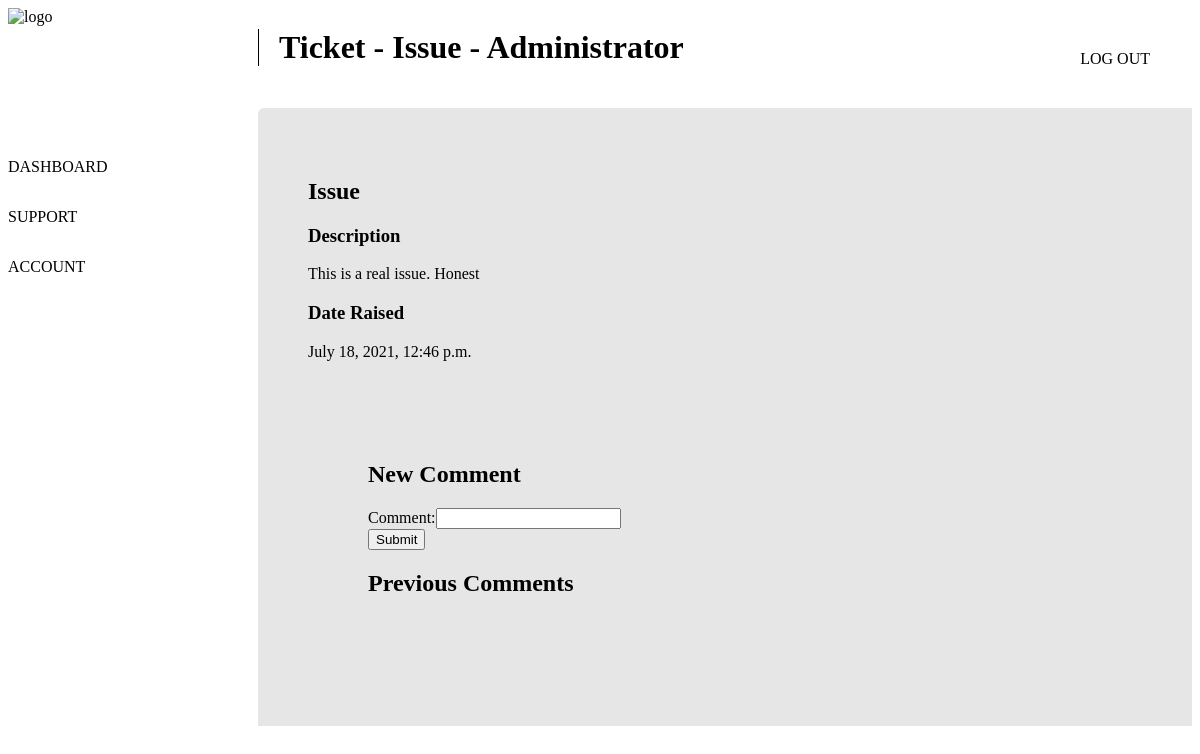
The page /comment/1/ (signed in) on the database as committed earlier.
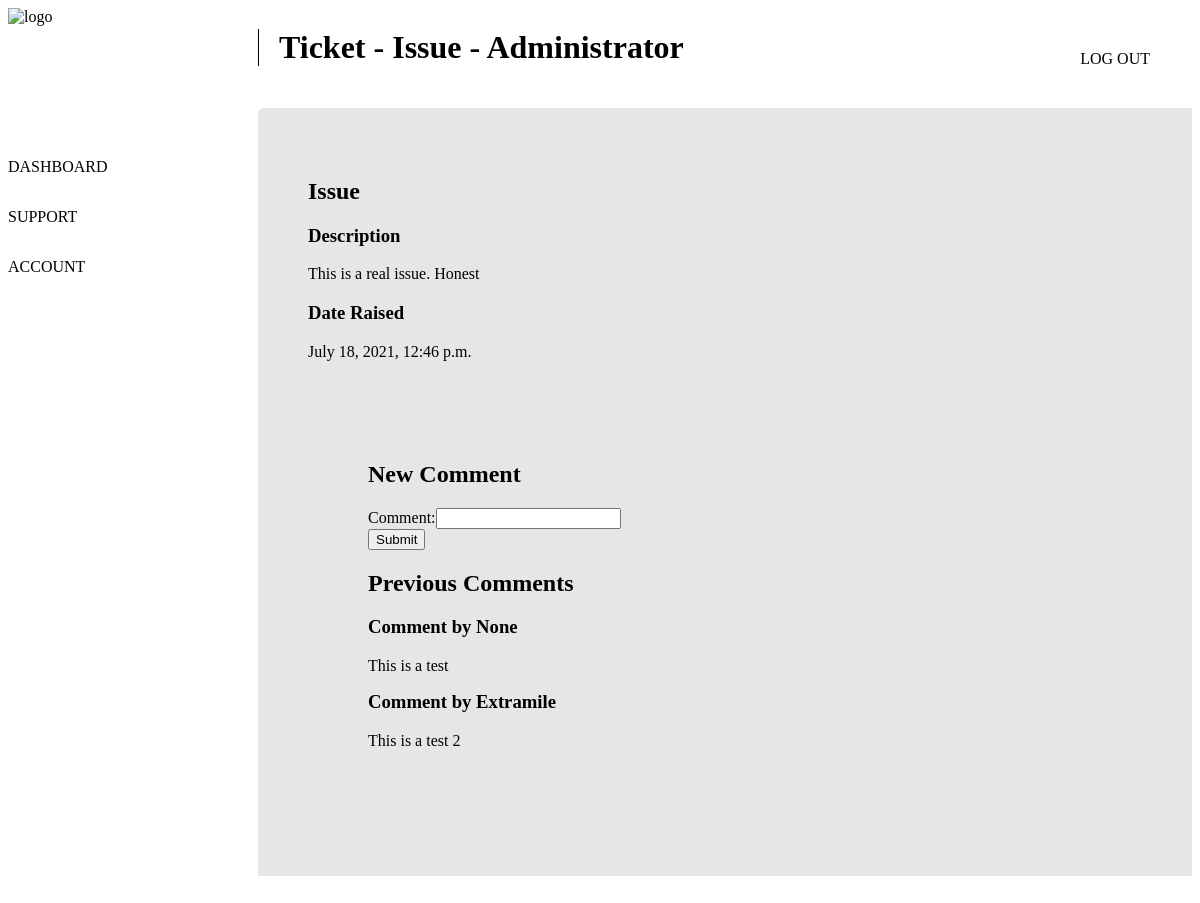
The same page on the database as committed later.
### tickets/models.py (models this page shows, shortened)
class Comment(models.Model):
    ticket = models.ForeignKey(Ticket, on_delete=models.CASCADE)
    sender = models.ForeignKey(Client, on_delete=models.CASCADE, null=True, blank=True)
    comment = models.TextField()
    date_sent = models.DateTimeField('Date Sent', blank=True)

class Client(models.Model):
    user = models.OneToOneField(settings.AUTH_USER_MODEL, on_delete=models.CASCADE, null=True)
    client_name = models.CharField(max_length=200)
    client_email = models.EmailField()
    live_client = models.BooleanField (default=True)
    date_registered = models.DateTimeField('Date Registered')
    contract_type = models.ForeignKey(Contract, on_delete=models.CASCADE)
    contract_start_date = models.DateTimeField()
    contracted_monthly_service_hours = models.FloatField(default=1)
    contracted_monthly_SEM_hours = models.FloatField(default=0)
    paid_extra_hours = models.FloatField(default=0)
    hours_used_this_month = models.FloatField(default=0)
    discontented_client = models.BooleanField(default=False)
    priority_client = models.BooleanField(default=False)
    def __str__(self):
        return self.client_name

### tickets/views.py (the view)
# urls.py: path('comment/<int:number>/', views.comment, name='comment'),
def comment(request, number):
    if not request.user.is_authenticated:
        return redirect('/')
    company = Client.objects.filter(user=request.user).first()
    ticket = Ticket.objects.filter(pk = number).first()
    if company != ticket.client:
        if request.user.is_staff != True:
            return redirect('/')
    form = CommentForm({'commmenter': company.client_name, 'comment': '', 'file': '',})
    comments = Comment.objects.filter(ticket = number).all()
    return render(request,'tickets/comment.html', {'company':company, 'form':form, 'ticket': ticket, 'comments':comments,})

### tickets/forms.py
class CommentForm(forms.Form):
    commenter = forms.CharField(widget=forms.HiddenInput(), required = False)
    comment = forms.CharField(widget=TinyMCE(attrs={'cols': 80, 'rows': 30}), required = False)
    hcaptcha = hCaptchaField()

### tickets/templates/tickets/comment.html (shortened to what this page needs)
{% extends 'base.html' %}
{% load jsonify %}
{% block content %}
    <div class="page-wrap">
      <div class="main-wrap">
        <div class="sidebar">
          <img src="" alt="logo">
          <a href="/dashboard">Dashboard</a>
          <a href="/support">Support</a>
          <a href="/account">Account</a>
        </div>
        <div class="main_content admin-tickets">
          <div class="head_section">
            <h1 class='head-title'> Ticket - {{ ticket.title }} - Administrator</h1>
          </div>
          <div class="admin-tickets_section">
            <div class="ticket">
            <h2>{{ ticket.title }}</h2>
            <h3>Description</h3>
            <p>{{ ticket.issue|safe }}</p>
            <h3>Date Raised</h3>
            <p>{{ ticket.date_created }}</p>
            <div class="comments">
              <div class="new">
                <h2>New Comment</h2>
                <form class="newcommentform" action = "./post/" method="post">
                  {{ form }}<br>
                  <button type="submit" name="button">Submit</button>
                </form>
              </div>
              <h2>Previous Comments</h2>
              {% for comment in comments  %}
                <h3>Comment by {{ comment.sender }}</h3>
                <p>{{ comment.comment|safe }}</p>
              {% endfor %}
            </div>
          </div>
        </div>
      </div>
    </div>
{% endblock content %}

Rows that differ between the two databases and show on the page:
added Comment: sender "None", comment "This is a test"
added Comment: sender "Extramile", comment "This is a test 2"
